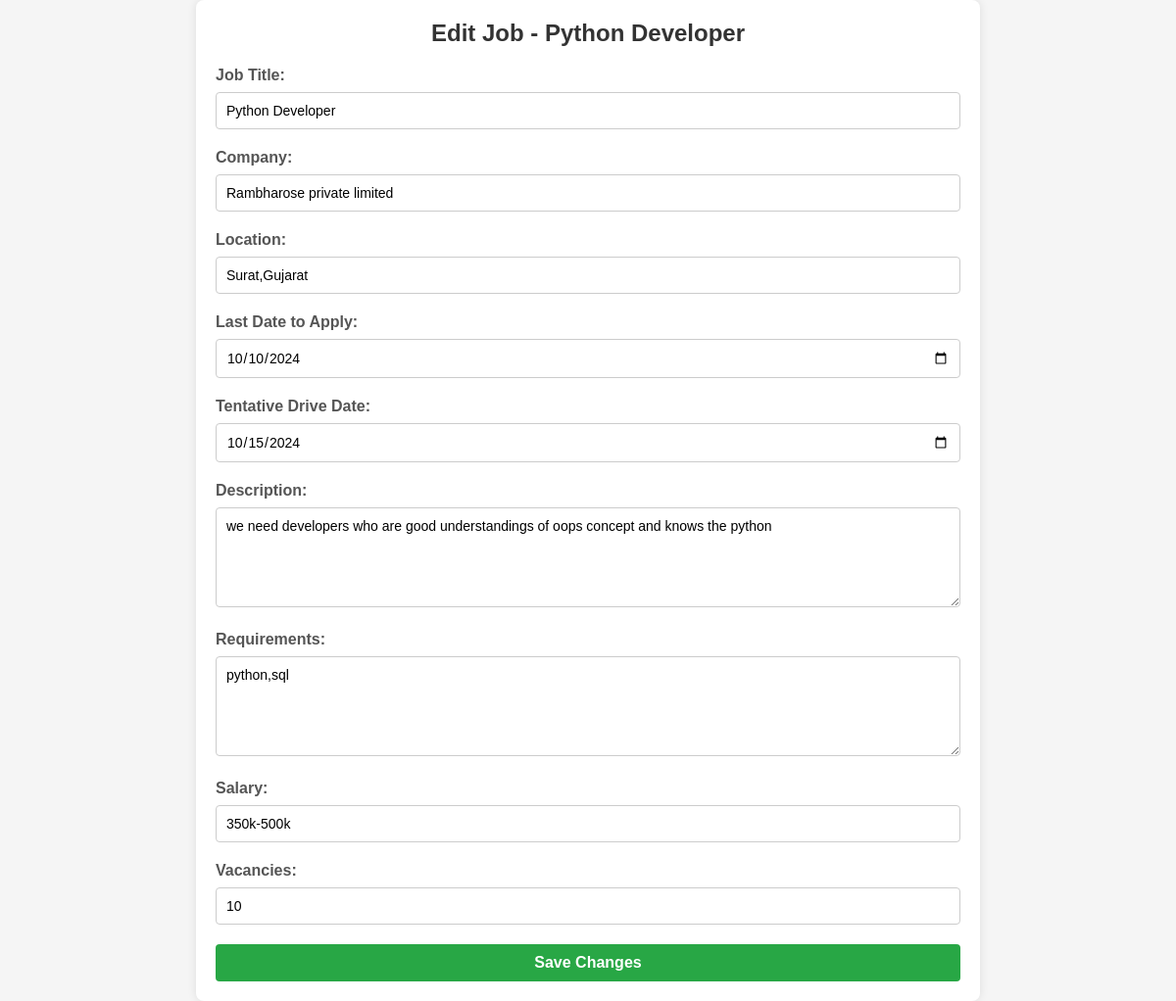
The app's page /jobs/edit/9/, older data.
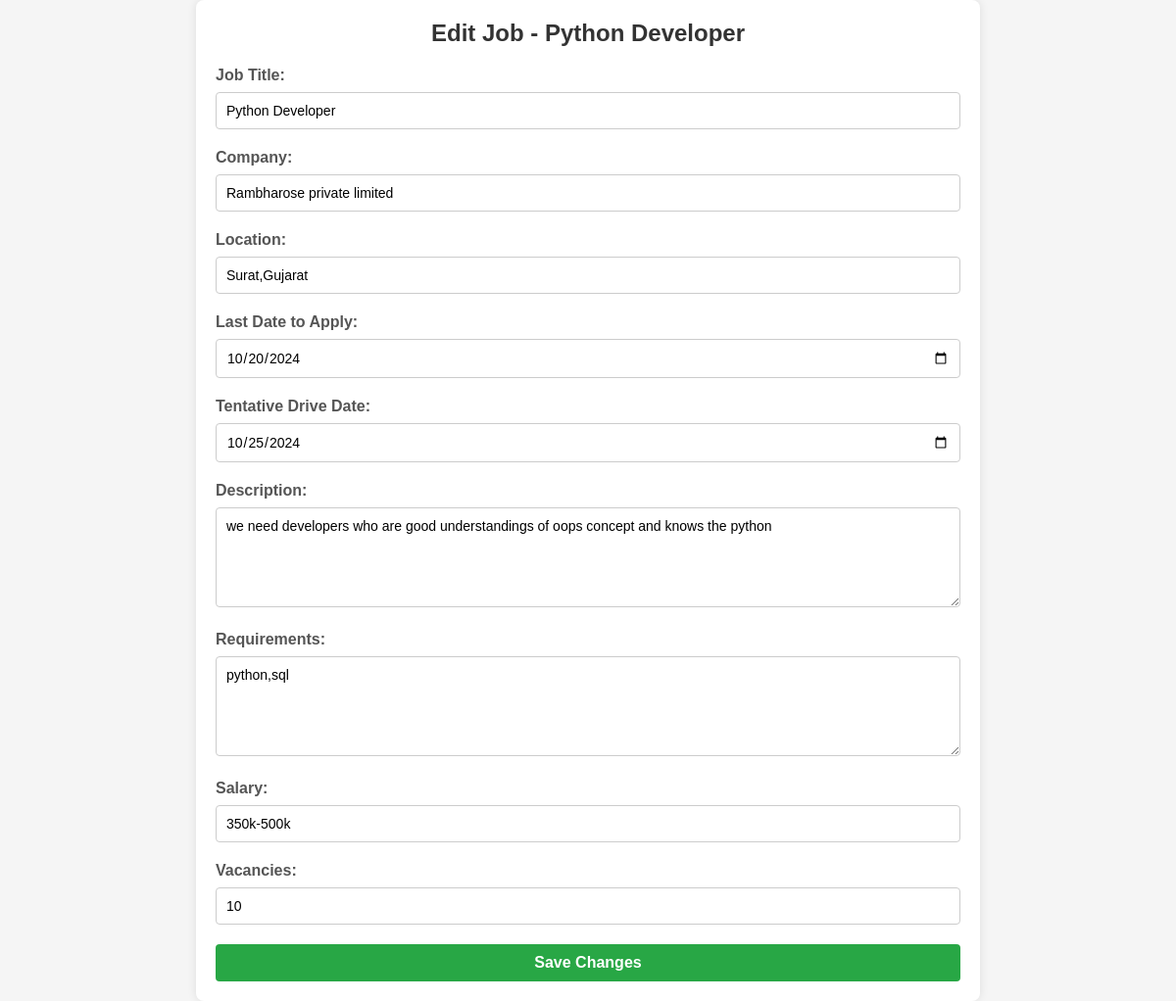
The same page, newer data.
### cprs_app/models.py (models this page shows, shortened)
class JobDrive(models.Model):
    title = models.CharField(max_length=255)
    company = models.CharField(max_length=255)
    location = models.CharField(max_length=255)
    job_description = models.TextField()
    skills_required = models.CharField(max_length=255)
    salary = models.CharField(max_length=50)
    vacancies = models.IntegerField(default=0)
    last_date_to_apply = models.DateField()
    tentative_drive_date = models.DateField(null=True)
    created_at = models.DateTimeField(auto_now_add=True)

### cprs_app/views.py (the view, shortened to what this page needs)
# urls.py: path('jobs/edit/<int:job_id>/', v1.edit_job, name='edit_job'),
def edit_job(request, job_id):
    job = get_object_or_404(JobDrive, pk=job_id)
    return render(request, 'edit_job.html', {'job': job})

### template/edit_job.html (shortened to what this page needs)
<!DOCTYPE html>
<html lang="en">
<head>
</head>
<body>
    <form action="{% url 'edit_job' job.id %}" method="POST">
        <h1>Edit Job - {{ job.title }}</h1>
        <label for="title">Job Title:</label>
        <input type="text" name="title" value="{{ job.title }}" required>
        <label for="company">Company:</label>
        <input type="text" name="company" value="{{ job.company }}" required>
        <label for="location">Location:</label>
        <input type="text" name="location" value="{{ job.location }}" required>
        <label for="last_date_to_apply">Last Date to Apply:</label>
        <input type="date" name="last_date_to_apply" value="{{ job.last_date_to_apply|date:'Y-m-d' }}" required>
        <label for="last_date_to_apply">Tentative Drive Date:</label>
        <input type="date" name="tentative_drive_date" value="{{ job.tentative_drive_date|date:'Y-m-d' }}" required>
        <label for="description">Description:</label>
        <textarea name="description" rows="5">{{ job.job_description }}</textarea>
        <label for="requirements">Requirements:</label>
        <textarea name="requirements" rows="5">{{ job.skills_required }}</textarea>
        <label for="requirements">Salary:</label>
        <input type="text" name="salary" value="{{ job.salary }}" required>
        <label for="vacancies">Vacancies:</label>
        <input type="number" name="vacancies" value="{{ job.vacancies }}" required>
        <button type="submit">Save Changes</button>
    </form>
</body>
</html>

Row changes from the older to the newer data that the page shows:
changed JobDrive "Python Developer": last_date_to_apply "10/10/2024" → "10/20/2024"; tentative_drive_date "10/15/2024" → "10/25/2024"
